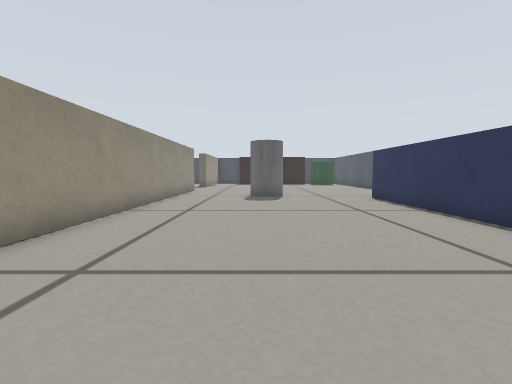
[1] (above)

21 first-person views from a walk through a Gazebo world. The camera is 0.22 m above the floor, tilts 4° down and sees 85° across. The floor is counted in squares, 0.2 m on a side. Each view is taken from the middle of a square. On the plan, view 1 faces up. The plan holds only what a view shows up to about 12 squares ahead; the rest is blank.

[2]
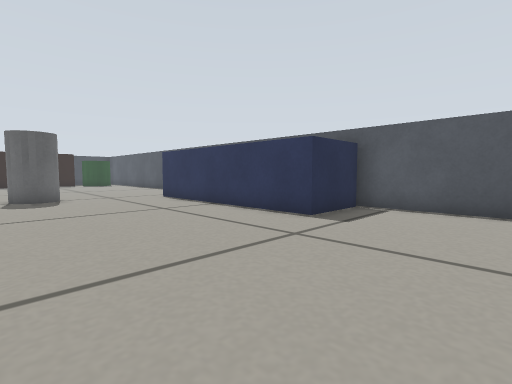

[3]
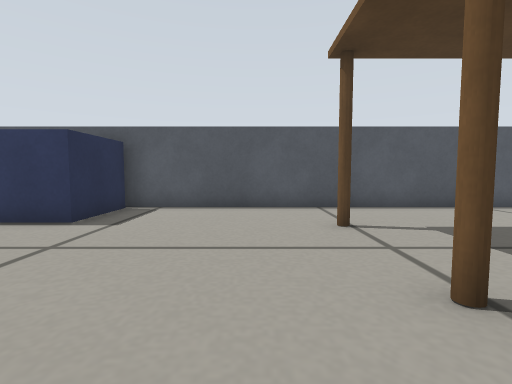

[4]
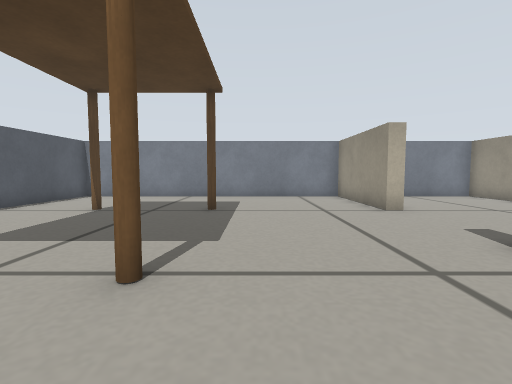

[5]
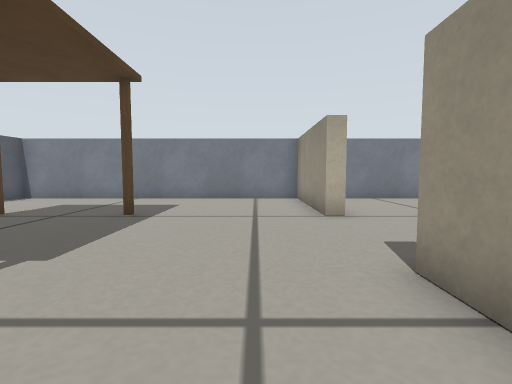

[6]
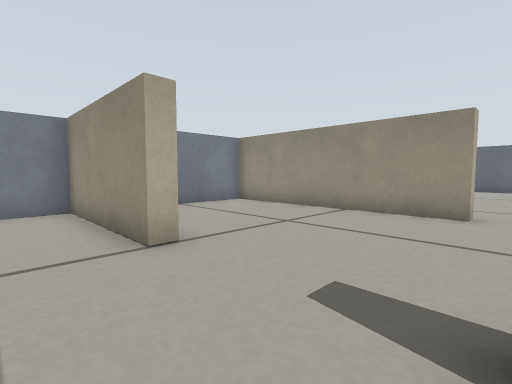

[7]
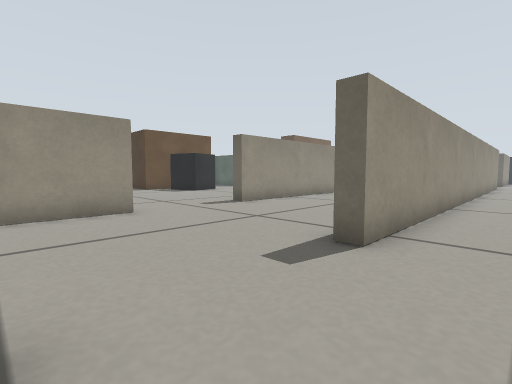

[8]
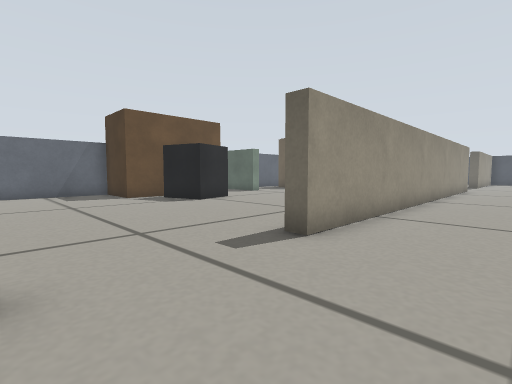

[9]
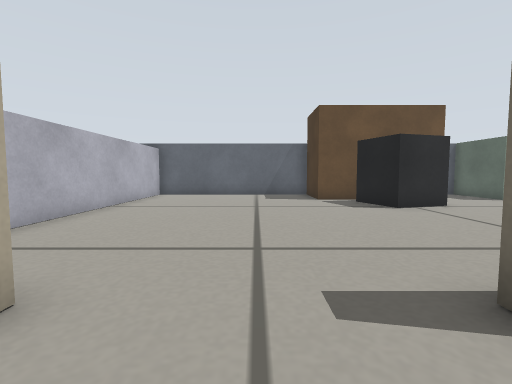

[10]
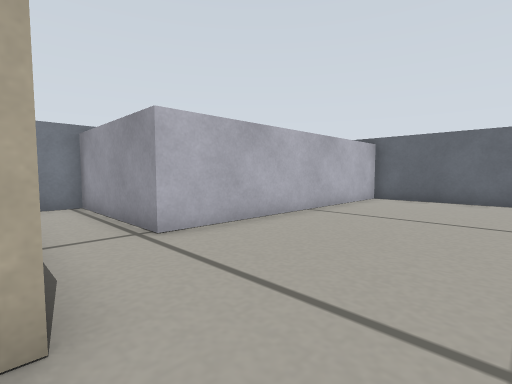

[11]
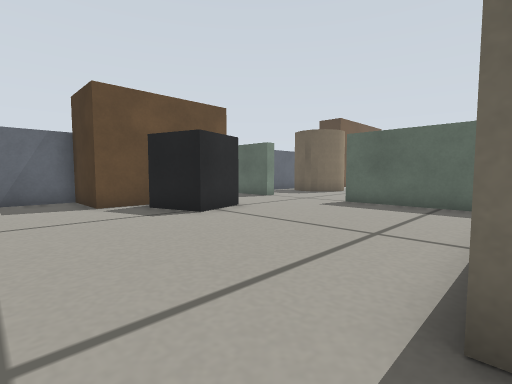

[12]
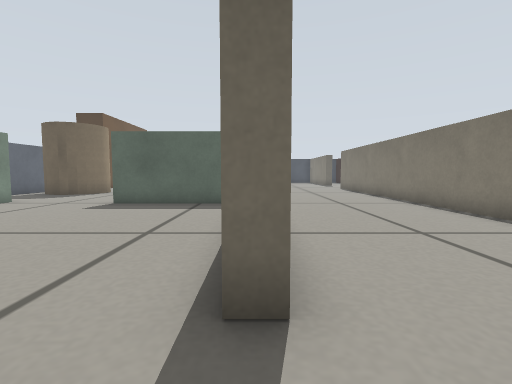

[13]
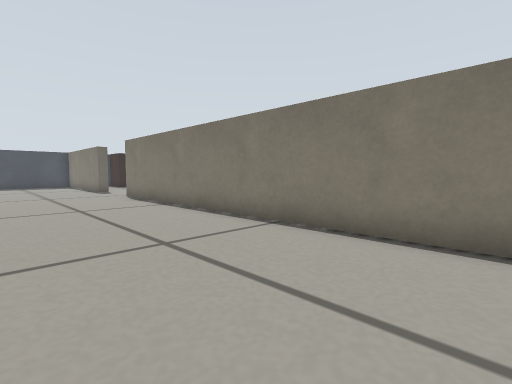

[14]
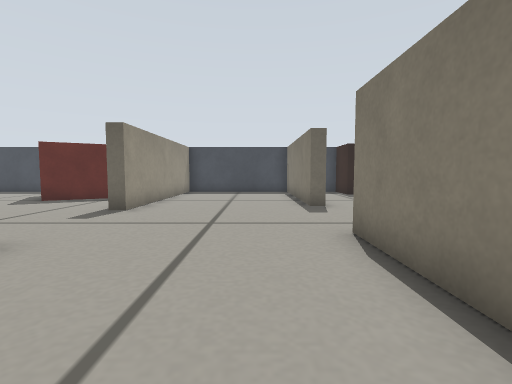

[15]
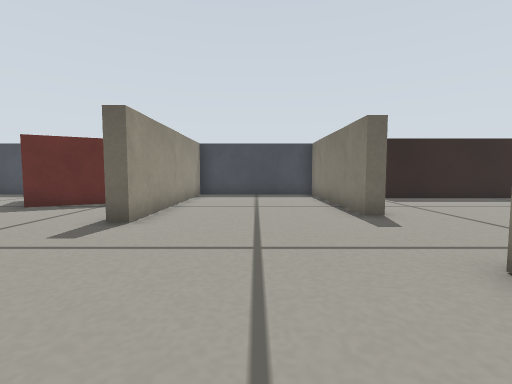

[16]
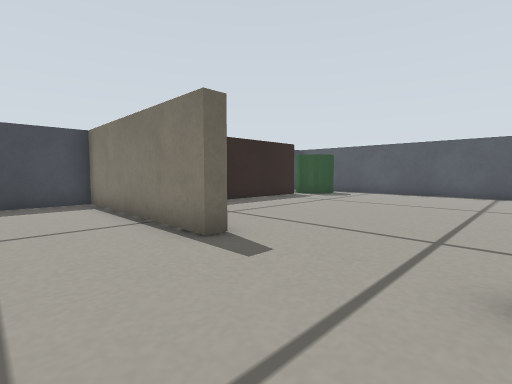

[17]
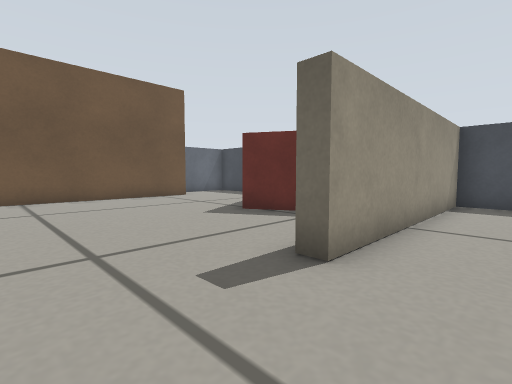

[18]
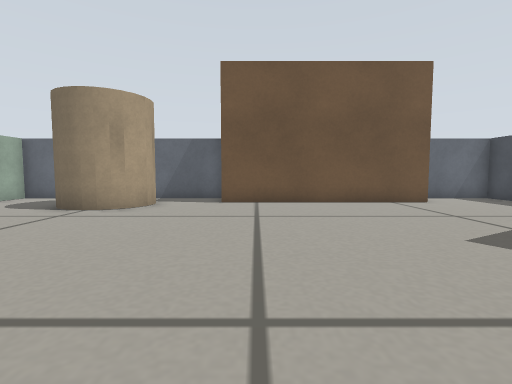

[19]
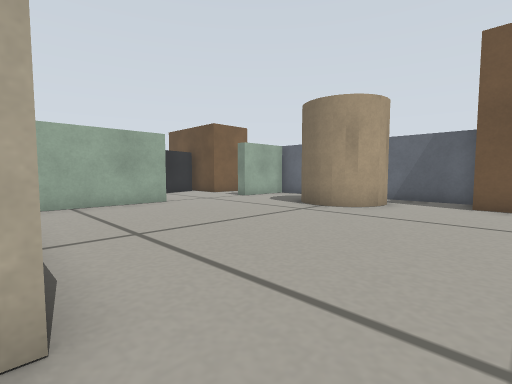

[20]
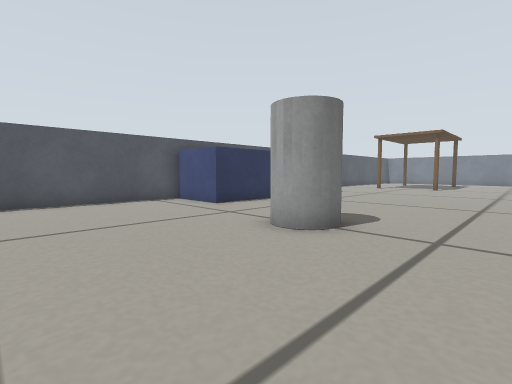

[21]
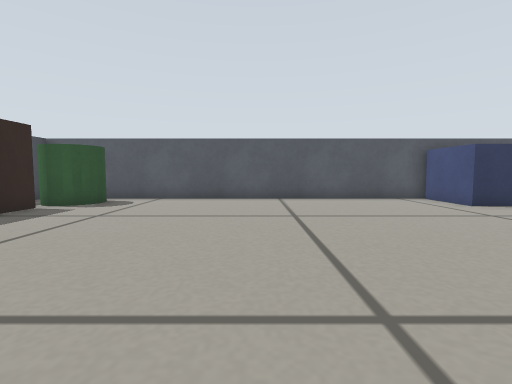

### Floor plan
Key: @ floor where view 1 was taken; # wall or solid block; . floor; B blue box; P pillar; T dining table; A dark grey box; R brown box; W white box; E red box; C TV cabinet; I beige cylinder; G green cylinder.
Columns run from 22 left of view 1 to 8 right of it. Each row starts with its distance up from view 1.
 28 ##          #######
 27 #..         #.....#
 26 #...        #.....#  CCCCCCG
 25 #......     #.....# .......GG #
 24   #....  EE #.....# ..........#
 23   #.....EE. #.....#...........#
 22   #.........#.....#...........#
 21   #.........#.....#...........#
 20   #.........#.................#
 19   #...........................#
 18   #...........................#
 17 ###...........................#
 16 #.................#...........#
 15 #...........#.....#...........#
 14 #.II........ .....#...P.......#
 13     I....... .....#...PP......#
 12    I........ .....#...P....BBB#
 11   .......... .....#........B
 10  ...........#.....#........B
  9 #...........#.....#........B
  8 ####....#####.....#........B
  7   ..........#.....#........B
  6    .........#.....#........B
  5    R........#.....#........B
  4      A......#.....#........BBB#
  3      A......#.....#...........#
  2     AA......#.... #...........#
  1 #RRR........#...  #...........#
  0 #...........#.... #...@.......#
 -1 #.................#...........#
 -2 #.................#....T...T..#
 -3 #.................#...........#
 -4 #.............................#
 -5 #...........#.................#
 -6 #...........#.................#
 -7 #WWWWWWWWWW.#..........T...T..#
 -8           W.#.....#...........#
 -9           W.#.....#...........#
-10           W.#.....#...........#
-11           W.#.... #...........#
-12           #####################

Where each view was taken, in squares from view 1:
view 1: 0 up, 0 right, facing up
view 2: 0 up, 1 left, facing up-right
view 3: 0 up, 1 left, facing right
view 4: 1 up, 0 right, facing down
view 5: 0 up, 2 left, facing down
view 6: 3 down, 2 left, facing down-left
view 7: 7 down, 2 left, facing up-left
view 8: 4 down, 7 left, facing up-left
view 9: 2 down, 8 left, facing left
view 10: 2 down, 10 left, facing down-left
view 11: 2 down, 10 left, facing up-left
view 12: 2 down, 10 left, facing up
view 13: 4 up, 9 left, facing up-right
view 14: 12 up, 6 left, facing up
view 15: 14 up, 7 left, facing up
view 16: 17 up, 7 left, facing up-right
view 17: 17 up, 8 left, facing up-left
view 18: 18 up, 10 left, facing left
view 19: 18 up, 10 left, facing down-left
view 20: 18 up, 3 left, facing down-right
view 21: 19 up, 4 left, facing right
